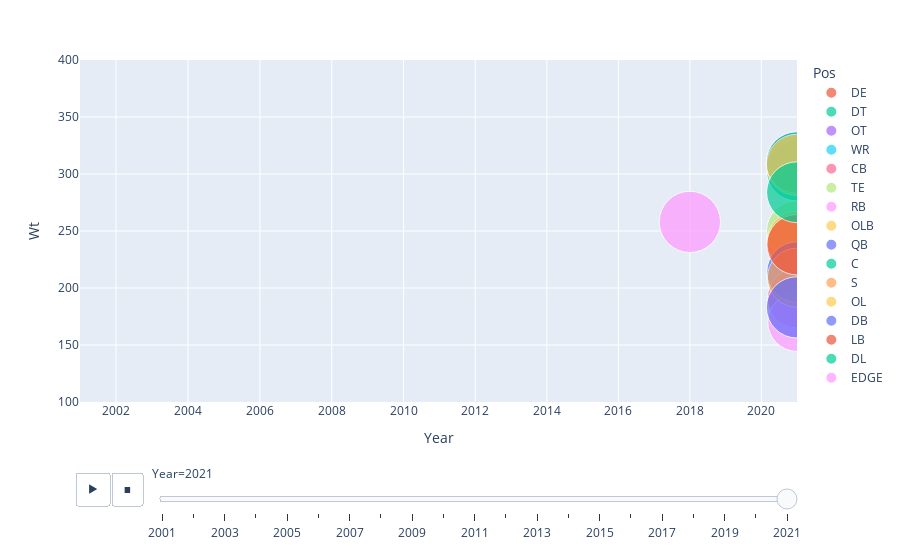

The cell this chart's notebook holds for it:
### Code cell
fig = px.scatter(df_raw,x='Year', y='Wt',animation_frame='Year', 
     animation_group='Pos',size='Height-in', 
     color='Pos',
     hover_name='Pos', log_x=True, 
     size_max=45,range_x=[2001,2021], range_y=[100,400]
 )
fig.layout.updatemenus[0].buttons[0].args[1]['frame']['duration'] = 700
fig.show()

### Figure 1 — Plotly figure (JSON) as saved in the notebook; plotly's stock layout.template omitted (floating-point values rounded to 4 significant figures)
{"data": [{"hovertemplate": "<b>%{hovertext}</b><br><br>Pos=DE<br>Year=%{x}<br>Wt=%{y}<br>Height-in=%{marker.size}<extra></extra>", "hovertext": ["DE", "DE", "DE", "DE", "DE", "DE", "DE", "DE", "DE", "DE", "DE", "DE"], "ids": ["DE", "DE", "DE", "DE", "DE", "DE", "DE", "DE", "DE", "DE", "DE", "DE"], "legendgroup": "DE", "marker": {"color": "#EF553B", "size": [74, 74, 74, 77, 76, 78, 74, 75, 78, 73, 74, 74], "sizemode": "area", "sizeref": 0.04049, "symbol": "circle"}, "mode": "markers", "name": "DE", "orientation": "v", "showlegend": true, "type": "scatter", "x": [2021, 2021, 2021, 2021, 2021, 2021, 2021, 2021, 2021, 2021, 2021, 2021], "xaxis": "x", "y": [242, 244, 253, 257, 252, 274, 249, 270, 240, 280, 254, 258], "yaxis": "y"}, {"hovertemplate": "<b>%{hovertext}</b><br><br>Pos=DT<br>Year=%{x}<br>Wt=%{y}<br>Height-in=%{marker.size}<extra></extra>", "hovertext": ["DT", "DT", "DT", "DT", "DT", "DT"], "ids": ["DT", "DT", "DT", "DT", "DT", "DT"], "legendgroup": "DT", "marker": {"color": "#00cc96", "size": [75, 73, 74, 73, 75, 75], "sizemode": "area", "sizeref": 0.04049, "symbol": "circle"}, "mode": "markers", "name": "DT", "orientation": "v", "showlegend": true, "type": "scatter", "x": [2021, 2021, 2021, 2021, 2021, 2021], "xaxis": "x", "y": [303, 296, 350, 311, 313, 313], "yaxis": "y"}, {"hovertemplate": "<b>%{hovertext}</b><br><br>Pos=OT<br>Year=%{x}<br>Wt=%{y}<br>Height-in=%{marker.size}<extra></extra>", "hovertext": ["OT", "OT", "OT"], "ids": ["OT", "OT", "OT"], "legendgroup": "OT", "marker": {"color": "#ab63fa", "size": [78, 77, 79], "sizemode": "area", "sizeref": 0.04049, "symbol": "circle"}, "mode": "markers", "name": "OT", "orientation": "v", "showlegend": true, "type": "scatter", "x": [2021, 2021, 2021], "xaxis": "x", "y": [310, 301, 313], "yaxis": "y"}, {"hovertemplate": "<b>%{hovertext}</b><br><br>Pos=WR<br>Year=%{x}<br>Wt=%{y}<br>Height-in=%{marker.size}<extra></extra>", "hovertext": ["WR", "WR", "WR", "WR", "WR", "WR", "WR", "WR", "WR", "WR", "WR", "WR", "WR", "WR", "WR", "WR", "WR", "WR", "WR", "WR", "WR", "WR", "WR", "WR", "WR", "WR", "WR", "WR", "WR", "WR"], "ids": ["WR", "WR", "WR", "WR", "WR", "WR", "WR", "WR", "WR", "WR", "WR", "WR", "WR", "WR", "WR", "WR", "WR", "WR", "WR", "WR", "WR", "WR", "WR", "WR", "WR", "WR", "WR", "WR", "WR", "WR"], "legendgroup": "WR", "marker": {"color": "#19d3f3", "size": [75, 71, 71, 70, 73, 71, 74, 74, 71, 71, 73, 70, 73, 73, 73, 69, 73, 73, 69, 71, 73, 70, 67, 74, 74, 77, 78, 73, 73, 76], "sizemode": "area", "sizeref": 0.04049, "symbol": "circle"}, "mode": "markers", "name": "WR", "orientation": "v", "showlegend": true, "type": "scatter", "x": [2021, 2021, 2021, 2021, 2021, 2021, 2021, 2021, 2021, 2021, 2021, 2021, 2021, 2021, 2021, 2021, 2021, 2021, 2021, 2021, 2021, 2021, 2021, 2021, 2021, 2021, 2021, 2021, 2021, 2021], "xaxis": "x", "y": [211, 209, 194, 178, 190, 193, 207, 209, 197, 194, 194, 180, 181, 218, 186, 212, 186, 204, 184, 204, 187, 190, 180, 217, 200, 217, 219, 218, 205, 220], "yaxis": "y"}, {"hovertemplate": "<b>%{hovertext}</b><br><br>Pos=CB<br>Year=%{x}<br>Wt=%{y}<br>Height-in=%{marker.size}<extra></extra>", "hovertext": ["CB", "CB", "CB", "CB", "CB", "CB", "CB", "CB", "CB", "CB"], "ids": ["CB", "CB", "CB", "CB", "CB", "CB", "CB", "CB", "CB", "CB"], "legendgroup": "CB", "marker": {"color": "#FF6692", "size": [71, 74, 71, 68, 71, 73, 70, 73, 71, 73], "sizemode": "area", "sizeref": 0.04049, "symbol": "circle"}, "mode": "markers", "name": "CB", "orientation": "v", "showlegend": true, "type": "scatter", "x": [2021, 2021, 2021, 2021, 2021, 2021, 2021, 2021, 2021, 2021], "xaxis": "x", "y": [191, 208, 189, 187, 197, 196, 199, 197, 188, 186], "yaxis": "y"}, {"hovertemplate": "<b>%{hovertext}</b><br><br>Pos=TE<br>Year=%{x}<br>Wt=%{y}<br>Height-in=%{marker.size}<extra></extra>", "hovertext": ["TE", "TE", "TE", "TE", "TE", "TE", "TE", "TE"], "ids": ["TE", "TE", "TE", "TE", "TE", "TE", "TE", "TE"], "legendgroup": "TE", "marker": {"color": "#B6E880", "size": [75, 75, 75, 77, 76, 74, 75, 77], "sizemode": "area", "sizeref": 0.04049, "symbol": "circle"}, "mode": "markers", "name": "TE", "orientation": "v", "showlegend": true, "type": "scatter", "x": [2021, 2021, 2021, 2021, 2021, 2021, 2021, 2021], "xaxis": "x", "y": [250, 241, 247, 245, 247, 247, 240, 251], "yaxis": "y"}, {"hovertemplate": "<b>%{hovertext}</b><br><br>Pos=RB<br>Year=%{x}<br>Wt=%{y}<br>Height-in=%{marker.size}<extra></extra>", "hovertext": ["RB", "RB", "RB", "RB", "RB", "RB", "RB", "RB", "RB", "RB", "RB", "RB", "RB", "RB", "RB", "RB", "RB", "RB", "RB", "RB", "RB", "RB"], "ids": ["RB", "RB", "RB", "RB", "RB", "RB", "RB", "RB", "RB", "RB", "RB", "RB", "RB", "RB", "RB", "RB", "RB", "RB", "RB", "RB", "RB", "RB"], "legendgroup": "RB", "marker": {"color": "#FF97FF", "size": [69, 69, 71, 73, 73, 68, 73, 70, 66, 70, 69, 69, 66, 70, 68, 70, 71, 73, 70, 68, 68, 70], "sizemode": "area", "sizeref": 0.04049, "symbol": "circle"}, "mode": "markers", "name": "RB", "orientation": "v", "showlegend": true, "type": "scatter", "x": [2021, 2021, 2021, 2021, 2021, 2021, 2021, 2021, 2021, 2021, 2021, 2021, 2021, 2021, 2021, 2021, 2021, 2021, 2021, 2021, 2021, 2021], "xaxis": "x", "y": [170, 212, 231, 215, 225, 208, 215, 214, 195, 201, 217, 182, 195, 215, 209, 206, 218, 210, 214, 210, 183, 204], "yaxis": "y"}, {"hovertemplate": "<b>%{hovertext}</b><br><br>Pos=OLB<br>Year=%{x}<br>Wt=%{y}<br>Height-in=%{marker.size}<extra></extra>", "hovertext": ["OLB", "OLB", "OLB", "OLB", "OLB"], "ids": ["OLB", "OLB", "OLB", "OLB", "OLB"], "legendgroup": "OLB", "marker": {"color": "#FECB52", "size": [73, 77, 77, 74, 74], "sizemode": "area", "sizeref": 0.04049, "symbol": "circle"}, "mode": "markers", "name": "OLB", "orientation": "v", "showlegend": true, "type": "scatter", "x": [2021, 2021, 2021, 2021, 2021], "xaxis": "x", "y": [241, 259, 264, 251, 249], "yaxis": "y"}, {"hovertemplate": "<b>%{hovertext}</b><br><br>Pos=QB<br>Year=%{x}<br>Wt=%{y}<br>Height-in=%{marker.size}<extra></extra>", "hovertext": ["QB", "QB", "QB", "QB", "QB", "QB", "QB", "QB", "QB", "QB", "QB", "QB", "QB"], "ids": ["QB", "QB", "QB", "QB", "QB", "QB", "QB", "QB", "QB", "QB", "QB", "QB", "QB"], "legendgroup": "QB", "marker": {"color": "#636efa", "size": [74, 73, 77, 73, 73, 75, 73, 74, 75, 77, 75, 74, 78], "sizemode": "area", "sizeref": 0.04049, "symbol": "circle"}, "mode": "markers", "name": "QB", "orientation": "v", "showlegend": true, "type": "scatter", "x": [2021, 2021, 2021, 2021, 2021, 2021, 2021, 2021, 2021, 2021, 2021, 2021, 2021], "xaxis": "x", "y": [214, 210, 236, 205, 198, 222, 215, 234, 217, 213, 224, 217, 234], "yaxis": "y"}, {"hovertemplate": "<b>%{hovertext}</b><br><br>Pos=C<br>Year=%{x}<br>Wt=%{y}<br>Height-in=%{marker.size}<extra></extra>", "hovertext": ["C", "C"], "ids": ["C", "C"], "legendgroup": "C", "marker": {"color": "#00cc96", "size": [77, 73], "sizemode": "area", "sizeref": 0.04049, "symbol": "circle"}, "mode": "markers", "name": "C", "orientation": "v", "showlegend": true, "type": "scatter", "x": [2021, 2021], "xaxis": "x", "y": [310, 293], "yaxis": "y"}, {"hovertemplate": "<b>%{hovertext}</b><br><br>Pos=S<br>Year=%{x}<br>Wt=%{y}<br>Height-in=%{marker.size}<extra></extra>", "hovertext": ["S", "S", "S", "S", "S", "S", "S"], "ids": ["S", "S", "S", "S", "S", "S", "S"], "legendgroup": "S", "marker": {"color": "#FFA15A", "size": [71, 67, 69, 73, 73, 73, 71], "sizemode": "area", "sizeref": 0.04049, "symbol": "circle"}, "mode": "markers", "name": "S", "orientation": "v", "showlegend": true, "type": "scatter", "x": [2021, 2021, 2021, 2021, 2021, 2021, 2021], "xaxis": "x", "y": [209, 178, 190, 212, 201, 207, 206], "yaxis": "y"}, {"hovertemplate": "<b>%{hovertext}</b><br><br>Pos=OL<br>Year=%{x}<br>Wt=%{y}<br>Height-in=%{marker.size}<extra></extra>", "hovertext": ["OL", "OL", "OL", "OL", "OL", "OL", "OL", "OL", "OL", "OL", "OL", "OL", "OL", "OL", "OL", "OL", "OL", "OL", "OL", "OL", "OL", "OL", "OL"], "ids": ["OL", "OL", "OL", "OL", "OL", "OL", "OL", "OL", "OL", "OL", "OL", "OL", "OL", "OL", "OL", "OL", "OL", "OL", "OL", "OL", "OL", "OL", "OL"], "legendgroup": "OL", "marker": {"color": "#FECB52", "size": [76, 76, 77, 76, 75, 76, 75, 74, 77, 77, 76, 77, 77, 78, 76, 76, 75, 76, 75, 76, 73, 78, 80], "sizemode": "area", "sizeref": 0.04049, "symbol": "circle"}, "mode": "markers", "name": "OL", "orientation": "v", "showlegend": true, "type": "scatter", "x": [2021, 2021, 2021, 2021, 2021, 2021, 2021, 2021, 2021, 2021, 2021, 2021, 2021, 2021, 2021, 2021, 2021, 2021, 2021, 2021, 2021, 2021, 2021], "xaxis": "x", "y": [308, 305, 311, 304, 304, 331, 303, 320, 312, 309, 319, 317, 298, 321, 302, 313, 319, 310, 310, 306, 305, 309, 307], "yaxis": "y"}, {"hovertemplate": "<b>%{hovertext}</b><br><br>Pos=DB<br>Year=%{x}<br>Wt=%{y}<br>Height-in=%{marker.size}<extra></extra>", "hovertext": ["DB", "DB", "DB", "DB", "DB", "DB", "DB", "DB", "DB", "DB", "DB", "DB", "DB", "DB", "DB", "DB", "DB", "DB", "DB", "DB", "DB", "DB", "DB", "DB", "DB", "DB", "DB", "DB"], "ids": ["DB", "DB", "DB", "DB", "DB", "DB", "DB", "DB", "DB", "DB", "DB", "DB", "DB", "DB", "DB", "DB", "DB", "DB", "DB", "DB", "DB", "DB", "DB", "DB", "DB", "DB", "DB", "DB"], "legendgroup": "DB", "marker": {"color": "#636efa", "size": [76, 73, 71, 74, 74, 73, 75, 73, 71, 73, 71, 71, 71, 71, 73, 75, 69, 74, 71, 70, 71, 74, 70, 73, 71, 73, 71, 73], "sizemode": "area", "sizeref": 0.04049, "symbol": "circle"}, "mode": "markers", "name": "DB", "orientation": "v", "showlegend": true, "type": "scatter", "x": [2021, 2021, 2021, 2021, 2021, 2021, 2021, 2021, 2021, 2021, 2021, 2021, 2021, 2021, 2021, 2021, 2021, 2021, 2021, 2021, 2021, 2021, 2021, 2021, 2021, 2021, 2021, 2021], "xaxis": "x", "y": [183, 207, 191, 187, 208, 194, 202, 195, 202, 216, 193, 186, 182, 192, 192, 215, 192, 205, 186, 196, 197, 205, 208, 205, 186, 200, 197, 186], "yaxis": "y"}, {"hovertemplate": "<b>%{hovertext}</b><br><br>Pos=LB<br>Year=%{x}<br>Wt=%{y}<br>Height-in=%{marker.size}<extra></extra>", "hovertext": ["LB", "LB", "LB", "LB", "LB", "LB", "LB", "LB", "LB", "LB", "LB"], "ids": ["LB", "LB", "LB", "LB", "LB", "LB", "LB", "LB", "LB", "LB", "LB"], "legendgroup": "LB", "marker": {"color": "#EF553B", "size": [74, 73, 74, 71, 73, 75, 73, 75, 73, 73, 73], "sizemode": "area", "sizeref": 0.04049, "symbol": "circle"}, "mode": "markers", "name": "LB", "orientation": "v", "showlegend": true, "type": "scatter", "x": [2021, 2021, 2021, 2021, 2021, 2021, 2021, 2021, 2021, 2021, 2021], "xaxis": "x", "y": [238, 229, 229, 218, 233, 246, 221, 256, 231, 230, 229], "yaxis": "y"}, {"hovertemplate": "<b>%{hovertext}</b><br><br>Pos=DL<br>Year=%{x}<br>Wt=%{y}<br>Height-in=%{marker.size}<extra></extra>", "hovertext": ["DL", "DL", "DL", "DL", "DL", "DL", "DL", "DL", "DL", "DL", "DL", "DL", "DL", "DL", "DL", "DL", "DL", "DL", "DL", "DL"], "ids": ["DL", "DL", "DL", "DL", "DL", "DL", "DL", "DL", "DL", "DL", "DL", "DL", "DL", "DL", "DL", "DL", "DL", "DL", "DL", "DL"], "legendgroup": "DL", "marker": {"color": "#00cc96", "size": [75, 76, 73, 77, 74, 73, 76, 78, 77, 74, 74, 76, 77, 73, 76, 73, 75, 75, 75, 76], "sizemode": "area", "sizeref": 0.04049, "symbol": "circle"}, "mode": "markers", "name": "DL", "orientation": "v", "showlegend": true, "type": "scatter", "x": [2021, 2021, 2021, 2021, 2021, 2021, 2021, 2021, 2021, 2021, 2021, 2021, 2021, 2021, 2021, 2021, 2021, 2021, 2021, 2021], "xaxis": "x", "y": [284, 259, 301, 268, 305, 278, 330, 266, 260, 261, 290, 260, 276, 322, 261, 248, 283, 253, 292, 269], "yaxis": "y"}, {"hovertemplate": "<b>%{hovertext}</b><br><br>Pos=EDGE<br>Year=%{x}<br>Wt=%{y}<br>Height-in=%{marker.size}<extra></extra>", "hovertext": ["EDGE", "EDGE", "EDGE", "EDGE", "EDGE", "EDGE", "EDGE", "EDGE", "EDGE", "EDGE", "EDGE", "EDGE", "EDGE"], "ids": ["EDGE", "EDGE", "EDGE", "EDGE", "EDGE", "EDGE", "EDGE", "EDGE", "EDGE", "EDGE", "EDGE", "EDGE", "EDGE"], "legendgroup": "EDGE", "marker": {"color": "#FF97FF", "size": [76, 77, 76, 73, 75, 73, 75, 75, 78, 75, 75, 74, 75], "sizemode": "area", "sizeref": 0.04049, "symbol": "circle"}, "mode": "markers", "name": "EDGE", "orientation": "v", "showlegend": true, "type": "scatter", "x": [2018, 2018, 2018, 2018, 2018, 2018, 2018, 2018, 2018, 2018, 2018, 2018, 2018], "xaxis": "x", "y": [258, 253, 251, 253, 251, 254, 265, 252, 238, 252, 246, 249, 235], "yaxis": "y"}], "layout": {"autosize": true, "legend": {"itemsizing": "constant", "title": {"text": "Pos"}, "tracegroupgap": 0}, "margin": {"t": 60}, "sliders": [{"active": 20, "currentvalue": {"prefix": "Year="}, "len": 0.9, "pad": {"b": 10, "t": 60}, "steps": [{"args": [["2001"], {"frame": {"duration": 0, "redraw": false}, "fromcurrent": true, "mode": "immediate", "transition": {"duration": 0, "easing": "linear"}}], "label": "2001", "method": "animate"}, {"args": [["2002"], {"frame": {"duration": 0, "redraw": false}, "fromcurrent": true, "mode": "immediate", "transition": {"duration": 0, "easing": "linear"}}], "label": "2002", "method": "animate"}, {"args": [["2003"], {"frame": {"duration": 0, "redraw": false}, "fromcurrent": true, "mode": "immediate", "transition": {"duration": 0, "easing": "linear"}}], "label": "2003", "method": "animate"}, {"args": [["2004"], {"frame": {"duration": 0, "redraw": false}, "fromcurrent": true, "mode": "immediate", "transition": {"duration": 0, "easing": "linear"}}], "label": "2004", "method": "animate"}, {"args": [["2005"], {"frame": {"duration": 0, "redraw": false}, "fromcurrent": true, "mode": "immediate", "transition": {"duration": 0, "easing": "linear"}}], "label": "2005", "method": "animate"}, {"args": [["2006"], {"frame": {"duration": 0, "redraw": false}, "fromcurrent": true, "mode": "immediate", "transition": {"duration": 0, "easing": "linear"}}], "label": "2006", "method": "animate"}, {"args": [["2007"], {"frame": {"duration": 0, "redraw": false}, "fromcurrent": true, "mode": "immediate", "transition": {"duration": 0, "easing": "linear"}}], "label": "2007", "method": "animate"}, {"args": [["2008"], {"frame": {"duration": 0, "redraw": false}, "fromcurrent": true, "mode": "immediate", "transition": {"duration": 0, "easing": "linear"}}], "label": "2008", "method": "animate"}, {"args": [["2009"], {"frame": {"duration": 0, "redraw": false}, "fromcurrent": true, "mode": "immediate", "transition": {"duration": 0, "easing": "linear"}}], "label": "2009", "method": "animate"}, {"args": [["2010"], {"frame": {"duration": 0, "redraw": false}, "fromcurrent": true, "mode": "immediate", "transition": {"duration": 0, "easing": "linear"}}], "label": "2010", "method": "animate"}, {"args": [["2011"], {"frame": {"duration": 0, "redraw": false}, "fromcurrent": true, "mode": "immediate", "transition": {"duration": 0, "easing": "linear"}}], "label": "2011", "method": "animate"}, {"args": [["2012"], {"frame": {"duration": 0, "redraw": false}, "fromcurrent": true, "mode": "immediate", "transition": {"duration": 0, "easing": "linear"}}], "label": "2012", "method": "animate"}, {"args": [["2013"], {"frame": {"duration": 0, "redraw": false}, "fromcurrent": true, "mode": "immediate", "transition": {"duration": 0, "easing": "linear"}}], "label": "2013", "method": "animate"}, {"args": [["2014"], {"frame": {"duration": 0, "redraw": false}, "fromcurrent": true, "mode": "immediate", "transition": {"duration": 0, "easing": "linear"}}], "label": "2014", "method": "animate"}, {"args": [["2015"], {"frame": {"duration": 0, "redraw": false}, "fromcurrent": true, "mode": "immediate", "transition": {"duration": 0, "easing": "linear"}}], "label": "2015", "method": "animate"}, {"args": [["2016"], {"frame": {"duration": 0, "redraw": false}, "fromcurrent": true, "mode": "immediate", "transition": {"duration": 0, "easing": "linear"}}], "label": "2016", "method": "animate"}, {"args": [["2017"], {"frame": {"duration": 0, "redraw": false}, "fromcurrent": true, "mode": "immediate", "transition": {"duration": 0, "easing": "linear"}}], "label": "2017", "method": "animate"}, {"args": [["2018"], {"frame": {"duration": 0, "redraw": false}, "fromcurrent": true, "mode": "immediate", "transition": {"duration": 0, "easing": "linear"}}], "label": "2018", "method": "animate"}, {"args": [["2019"], {"frame": {"duration": 0, "redraw": false}, "fromcurrent": true, "mode": "immediate", "transition": {"duration": 0, "easing": "linear"}}], "label": "2019", "method": "animate"}, {"args": [["2020"], {"frame": {"duration": 0, "redraw": false}, "fromcurrent": true, "mode": "immediate", "transition": {"duration": 0, "easing": "linear"}}], "label": "2020", "method": "animate"}, {"args": [["2021"], {"frame": {"duration": 0, "redraw": false}, "fromcurrent": true, "mode": "immediate", "transition": {"duration": 0, "easing": "linear"}}], "label": "2021", "method": "animate"}], "x": 0.1, "xanchor": "left", "y": 0, "yanchor": "top"}], "updatemenus": [{"active": 0, "buttons": [{"args": [null, {"frame": {"duration": 700, "redraw": false}, "fromcurrent": true, "mode": "immediate", "transition": {"duration": 500, "easing": "linear"}}], "label": "&#9654;", "method": "animate"}, {"args": [[null], {"frame": {"duration": 0, "redraw": false}, "fromcurrent": true, "mode": "immediate", "transition": {"duration": 0, "easing": "linear"}}], "label": "&#9724;", "method": "animate"}], "direction": "left", "pad": {"r": 10, "t": 70}, "showactive": false, "type": "buttons", "x": 0.1, "xanchor": "right", "y": 0, "yanchor": "top"}], "xaxis": {"anchor": "y", "categoryarray": [2001, 2002, 2003, 2004, 2005, 2006, 2007, 2008, 2009, 2010, 2011, 2012, 2013, 2014, 2015, 2016, 2017, 2018, 2019, 2020, 2021], "categoryorder": "array", "domain": [0, 1], "range": [3.301, 3.306], "title": {"text": "Year"}, "type": "log"}, "yaxis": {"anchor": "x", "domain": [0, 1], "range": [100, 400], "title": {"text": "Wt"}, "type": "linear"}}}
